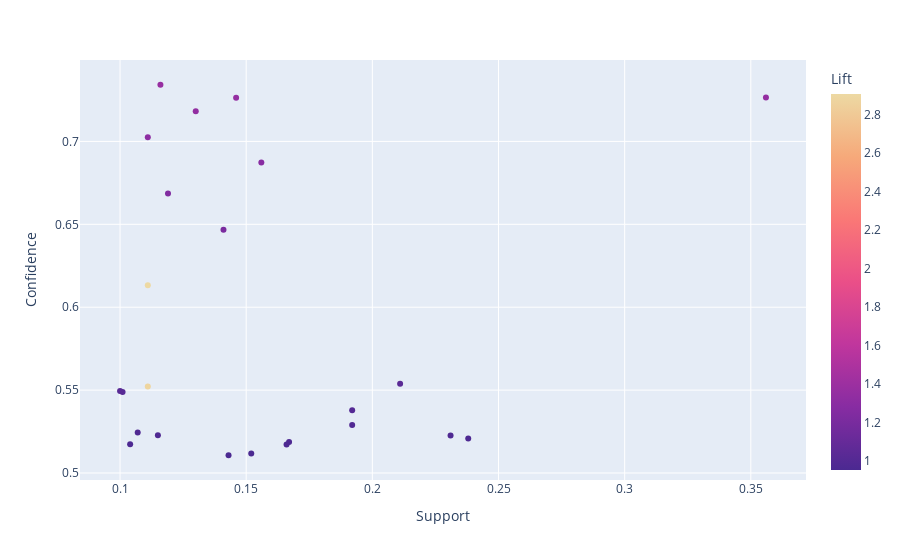

Here is the notebook cell this chart was saved with:
### Code cell
rules_df = pd.DataFrame(associationRules, columns=['LHS', 'RHS', 'Support', 'Confidence', 'Lift'])
import plotly.express as px
fig = px.scatter(rules_df, x="Support", y="Confidence", color="Lift",
                 hover_data=['LHS', 'RHS'], color_continuous_scale="agsunset")
fig.show()

### Figure 1 — Plotly figure (JSON) as saved in the notebook; plotly's stock layout.template omitted (floating-point values rounded to 4 significant figures)
{"data": [{"customdata": [[["artichoke"], ["cosmetics"]], [["avocado"], ["cosmetics"]], [["banana"], ["cosmetics"]], [["bourbon"], ["cosmetics"]], [["choclate"], ["cosmetics"]], [["coke"], ["cosmetics"]], [["cracker"], ["cosmetics"]], [["sardines"], ["cosmetics"]], [["artichoke", "avocado"], ["cosmetics"]], [["banana", "avocado"], ["cosmetics"]], [["bourbon", "avocado"], ["cosmetics"]], [["choclate", "avocado"], ["cosmetics"]], [["avocado", "cracker"], ["cosmetics"]], [["sardines", "avocado"], ["cosmetics"]], [["banana", "bourbon"], ["cosmetics"]], [["banana", "choclate"], ["cosmetics"]], [["banana", "cracker"], ["cosmetics"]], [["choclate", "bourbon"], ["cosmetics"]], [["bourbon", "cracker"], ["cosmetics"]], [["sardines", "bourbon"], ["cosmetics"]], [["choclate", "cracker"], ["cosmetics"]], [["choclate", "avocado"], ["cracker", "cosmetics"]], [["avocado", "cracker"], ["choclate", "cosmetics"]], [["choclate", "avocado", "cracker"], ["cosmetics"]]], "hovertemplate": "Support=%{x}<br>Confidence=%{y}<br>LHS=%{customdata[0]}<br>RHS=%{customdata[1]}<br>Lift=%{marker.color}<extra></extra>", "legendgroup": "", "marker": {"color": [0.9676, 1.355, 0.9868, 0.975, 1.003, 0.9528, 1.033, 0.9716, 1.37, 1.247, 1.207, 1.34, 1.355, 1.282, 0.9752, 1.024, 1.025, 0.9786, 0.9653, 0.9548, 0.9648, 2.906, 2.876, 1.311], "coloraxis": "coloraxis", "symbol": "circle"}, "mode": "markers", "name": "", "orientation": "v", "showlegend": false, "type": "scatter", "x": [0.167, 0.356, 0.192, 0.231, 0.192, 0.143, 0.211, 0.238, 0.116, 0.119, 0.141, 0.13, 0.146, 0.156, 0.115, 0.101, 0.1, 0.107, 0.104, 0.152, 0.166, 0.111, 0.111, 0.111], "xaxis": "x", "y": [0.5186, 0.7265, 0.5289, 0.5226, 0.5378, 0.5107, 0.5538, 0.5208, 0.7342, 0.6685, 0.6468, 0.7182, 0.7264, 0.6872, 0.5227, 0.5489, 0.5495, 0.5245, 0.5174, 0.5118, 0.5171, 0.6133, 0.5522, 0.7025], "yaxis": "y"}], "layout": {"coloraxis": {"colorbar": {"title": {"text": "Lift"}}, "colorscale": [[0, "rgb(75, 41, 145)"], [0.1667, "rgb(135, 44, 162)"], [0.3333, "rgb(192, 54, 157)"], [0.5, "rgb(234, 79, 136)"], [0.6667, "rgb(250, 120, 118)"], [0.8333, "rgb(246, 169, 122)"], [1, "rgb(237, 217, 163)"]]}, "legend": {"tracegroupgap": 0}, "margin": {"t": 60}, "xaxis": {"anchor": "y", "domain": [0, 1], "title": {"text": "Support"}}, "yaxis": {"anchor": "x", "domain": [0, 1], "title": {"text": "Confidence"}}}}
